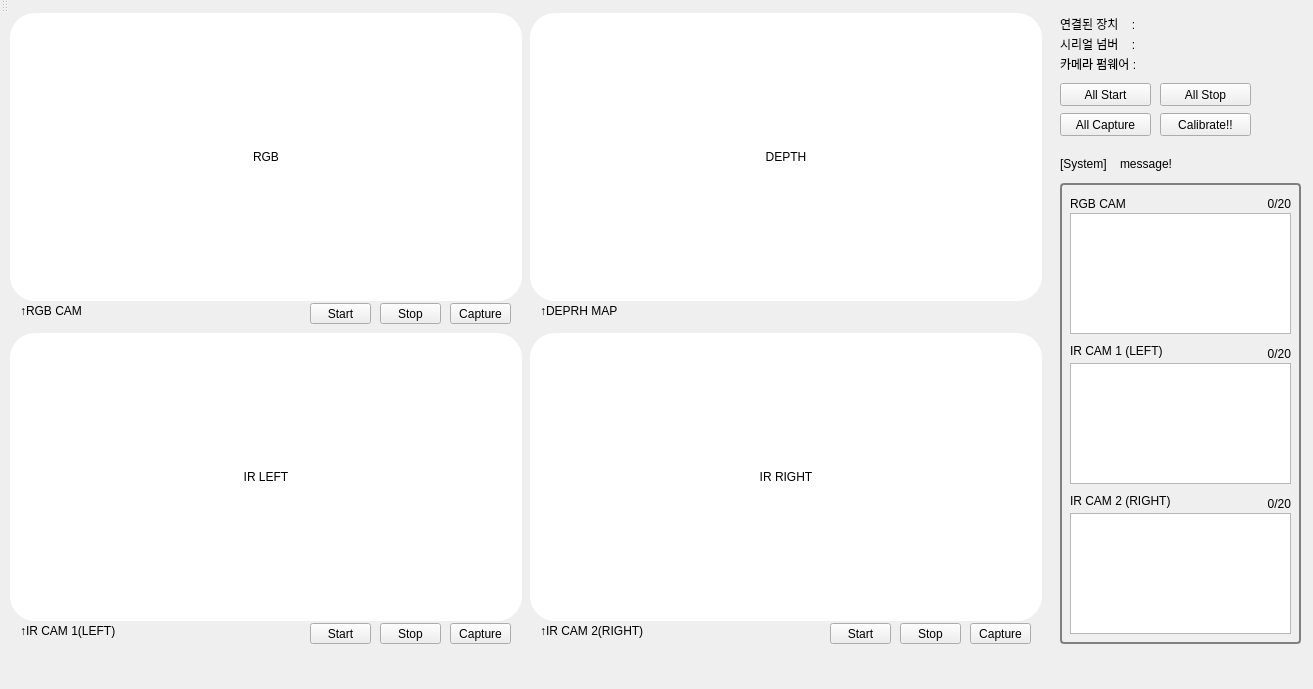
<?xml version="1.0" encoding="UTF-8"?>
<ui version="4.0">
 <class>CalibrationModule</class>
 <widget class="QMainWindow" name="CalibrationModule">
  <property name="geometry">
   <rect>
    <x>0</x>
    <y>0</y>
    <width>1313</width>
    <height>689</height>
   </rect>
  </property>
  <property name="windowTitle">
   <string>CalibrationModule</string>
  </property>
  <property name="styleSheet">
   <string notr="true">border-color: rgb(0, 0, 0);</string>
  </property>
  <widget class="QWidget" name="centralWidget">
   <widget class="QLabel" name="label">
    <property name="geometry">
     <rect>
      <x>20</x>
      <y>290</y>
      <width>71</width>
      <height>16</height>
     </rect>
    </property>
    <property name="styleSheet">
     <string notr="true"/>
    </property>
    <property name="text">
     <string>↑RGB CAM</string>
    </property>
   </widget>
   <widget class="QLabel" name="rgbLabel">
    <property name="geometry">
     <rect>
      <x>10</x>
      <y>0</y>
      <width>512</width>
      <height>288</height>
     </rect>
    </property>
    <property name="styleSheet">
     <string notr="true"> border-radius: 25px; background: white;</string>
    </property>
    <property name="text">
     <string>RGB</string>
    </property>
    <property name="textFormat">
     <enum>Qt::AutoText</enum>
    </property>
    <property name="alignment">
     <set>Qt::AlignCenter</set>
    </property>
   </widget>
   <widget class="QLabel" name="irRightLabel">
    <property name="geometry">
     <rect>
      <x>530</x>
      <y>320</y>
      <width>512</width>
      <height>288</height>
     </rect>
    </property>
    <property name="styleSheet">
     <string notr="true"> border-radius: 25px; background: white;</string>
    </property>
    <property name="text">
     <string>IR RIGHT</string>
    </property>
    <property name="alignment">
     <set>Qt::AlignCenter</set>
    </property>
   </widget>
   <widget class="QLabel" name="irLeftLabel">
    <property name="geometry">
     <rect>
      <x>10</x>
      <y>320</y>
      <width>512</width>
      <height>288</height>
     </rect>
    </property>
    <property name="styleSheet">
     <string notr="true"> border-radius: 25px; background: white;</string>
    </property>
    <property name="text">
     <string>IR LEFT</string>
    </property>
    <property name="alignment">
     <set>Qt::AlignCenter</set>
    </property>
   </widget>
   <widget class="QLabel" name="label_3">
    <property name="geometry">
     <rect>
      <x>540</x>
      <y>610</y>
      <width>111</width>
      <height>16</height>
     </rect>
    </property>
    <property name="styleSheet">
     <string notr="true"/>
    </property>
    <property name="text">
     <string>↑IR CAM 2(RIGHT)</string>
    </property>
   </widget>
   <widget class="QLabel" name="label_2">
    <property name="geometry">
     <rect>
      <x>20</x>
      <y>610</y>
      <width>111</width>
      <height>16</height>
     </rect>
    </property>
    <property name="styleSheet">
     <string notr="true"/>
    </property>
    <property name="text">
     <string>↑IR CAM 1(LEFT)</string>
    </property>
   </widget>
   <widget class="QLabel" name="depthLabel">
    <property name="geometry">
     <rect>
      <x>530</x>
      <y>0</y>
      <width>512</width>
      <height>288</height>
     </rect>
    </property>
    <property name="styleSheet">
     <string notr="true"> border-radius: 25px; background: white;</string>
    </property>
    <property name="text">
     <string>DEPTH</string>
    </property>
    <property name="textFormat">
     <enum>Qt::AutoText</enum>
    </property>
    <property name="alignment">
     <set>Qt::AlignCenter</set>
    </property>
   </widget>
   <widget class="QLabel" name="label_5">
    <property name="geometry">
     <rect>
      <x>540</x>
      <y>290</y>
      <width>81</width>
      <height>16</height>
     </rect>
    </property>
    <property name="styleSheet">
     <string notr="true"/>
    </property>
    <property name="text">
     <string>↑DEPRH MAP</string>
    </property>
   </widget>
   <widget class="QPushButton" name="rgbStart">
    <property name="geometry">
     <rect>
      <x>310</x>
      <y>290</y>
      <width>61</width>
      <height>21</height>
     </rect>
    </property>
    <property name="text">
     <string>Start</string>
    </property>
   </widget>
   <widget class="QPushButton" name="rgbStop">
    <property name="geometry">
     <rect>
      <x>380</x>
      <y>290</y>
      <width>61</width>
      <height>21</height>
     </rect>
    </property>
    <property name="text">
     <string>Stop</string>
    </property>
   </widget>
   <widget class="QPushButton" name="rgbCapture">
    <property name="geometry">
     <rect>
      <x>450</x>
      <y>290</y>
      <width>61</width>
      <height>21</height>
     </rect>
    </property>
    <property name="text">
     <string>Capture</string>
    </property>
   </widget>
   <widget class="QPushButton" name="leftStart">
    <property name="geometry">
     <rect>
      <x>310</x>
      <y>610</y>
      <width>61</width>
      <height>21</height>
     </rect>
    </property>
    <property name="text">
     <string>Start</string>
    </property>
   </widget>
   <widget class="QPushButton" name="leftCapture">
    <property name="geometry">
     <rect>
      <x>450</x>
      <y>610</y>
      <width>61</width>
      <height>21</height>
     </rect>
    </property>
    <property name="text">
     <string>Capture</string>
    </property>
   </widget>
   <widget class="QPushButton" name="leftStop">
    <property name="geometry">
     <rect>
      <x>380</x>
      <y>610</y>
      <width>61</width>
      <height>21</height>
     </rect>
    </property>
    <property name="text">
     <string>Stop</string>
    </property>
   </widget>
   <widget class="QPushButton" name="rightStart">
    <property name="geometry">
     <rect>
      <x>830</x>
      <y>610</y>
      <width>61</width>
      <height>21</height>
     </rect>
    </property>
    <property name="text">
     <string>Start</string>
    </property>
   </widget>
   <widget class="QPushButton" name="rightCapture">
    <property name="geometry">
     <rect>
      <x>970</x>
      <y>610</y>
      <width>61</width>
      <height>21</height>
     </rect>
    </property>
    <property name="text">
     <string>Capture</string>
    </property>
   </widget>
   <widget class="QPushButton" name="rightStop">
    <property name="geometry">
     <rect>
      <x>900</x>
      <y>610</y>
      <width>61</width>
      <height>21</height>
     </rect>
    </property>
    <property name="text">
     <string>Stop</string>
    </property>
   </widget>
   <widget class="QLabel" name="firmwareVer">
    <property name="geometry">
     <rect>
      <x>1160</x>
      <y>40</y>
      <width>141</width>
      <height>21</height>
     </rect>
    </property>
    <property name="text">
     <string/>
    </property>
   </widget>
   <widget class="QLabel" name="deviceFirmware">
    <property name="geometry">
     <rect>
      <x>1060</x>
      <y>40</y>
      <width>91</width>
      <height>21</height>
     </rect>
    </property>
    <property name="sizePolicy">
     <sizepolicy hsizetype="Preferred" vsizetype="Preferred">
      <horstretch>0</horstretch>
      <verstretch>0</verstretch>
     </sizepolicy>
    </property>
    <property name="text">
     <string>카메라 펌웨어 : </string>
    </property>
    <property name="alignment">
     <set>Qt::AlignLeading|Qt::AlignLeft|Qt::AlignVCenter</set>
    </property>
   </widget>
   <widget class="QLabel" name="label_6">
    <property name="geometry">
     <rect>
      <x>1070</x>
      <y>180</y>
      <width>81</width>
      <height>21</height>
     </rect>
    </property>
    <property name="text">
     <string>RGB CAM</string>
    </property>
   </widget>
   <widget class="QLabel" name="deviceName">
    <property name="geometry">
     <rect>
      <x>1060</x>
      <y>0</y>
      <width>91</width>
      <height>21</height>
     </rect>
    </property>
    <property name="sizePolicy">
     <sizepolicy hsizetype="Preferred" vsizetype="Preferred">
      <horstretch>0</horstretch>
      <verstretch>0</verstretch>
     </sizepolicy>
    </property>
    <property name="text">
     <string>연결된 장치    : </string>
    </property>
    <property name="alignment">
     <set>Qt::AlignLeading|Qt::AlignLeft|Qt::AlignVCenter</set>
    </property>
   </widget>
   <widget class="QPushButton" name="captrueImage">
    <property name="geometry">
     <rect>
      <x>1060</x>
      <y>100</y>
      <width>91</width>
      <height>23</height>
     </rect>
    </property>
    <property name="text">
     <string>All Capture</string>
    </property>
   </widget>
   <widget class="QPushButton" name="startStreaming">
    <property name="geometry">
     <rect>
      <x>1060</x>
      <y>70</y>
      <width>91</width>
      <height>23</height>
     </rect>
    </property>
    <property name="text">
     <string>All Start</string>
    </property>
   </widget>
   <widget class="QLabel" name="camName">
    <property name="geometry">
     <rect>
      <x>1160</x>
      <y>0</y>
      <width>141</width>
      <height>21</height>
     </rect>
    </property>
    <property name="text">
     <string/>
    </property>
   </widget>
   <widget class="QPushButton" name="stopStreaming">
    <property name="geometry">
     <rect>
      <x>1160</x>
      <y>70</y>
      <width>91</width>
      <height>23</height>
     </rect>
    </property>
    <property name="text">
     <string>All Stop</string>
    </property>
   </widget>
   <widget class="QLabel" name="label_4">
    <property name="geometry">
     <rect>
      <x>1070</x>
      <y>480</y>
      <width>111</width>
      <height>16</height>
     </rect>
    </property>
    <property name="text">
     <string>IR CAM 2 (RIGHT)</string>
    </property>
   </widget>
   <widget class="QLabel" name="label_8">
    <property name="geometry">
     <rect>
      <x>1070</x>
      <y>330</y>
      <width>111</width>
      <height>16</height>
     </rect>
    </property>
    <property name="text">
     <string>IR CAM 1 (LEFT)</string>
    </property>
   </widget>
   <widget class="QLabel" name="label_9">
    <property name="geometry">
     <rect>
      <x>1060</x>
      <y>170</y>
      <width>241</width>
      <height>461</height>
     </rect>
    </property>
    <property name="styleSheet">
     <string notr="true">border-radius: 4px;
border: 2px solid gray;
background-image: url(:/myImage.png);
</string>
    </property>
    <property name="text">
     <string/>
    </property>
   </widget>
   <widget class="QLabel" name="message">
    <property name="geometry">
     <rect>
      <x>1120</x>
      <y>140</y>
      <width>161</width>
      <height>21</height>
     </rect>
    </property>
    <property name="text">
     <string>message!</string>
    </property>
   </widget>
   <widget class="QLabel" name="label_7">
    <property name="geometry">
     <rect>
      <x>1060</x>
      <y>140</y>
      <width>61</width>
      <height>21</height>
     </rect>
    </property>
    <property name="text">
     <string>[System]</string>
    </property>
   </widget>
   <widget class="QLabel" name="deviceFirmware_2">
    <property name="geometry">
     <rect>
      <x>1060</x>
      <y>20</y>
      <width>91</width>
      <height>21</height>
     </rect>
    </property>
    <property name="sizePolicy">
     <sizepolicy hsizetype="Preferred" vsizetype="Preferred">
      <horstretch>0</horstretch>
      <verstretch>0</verstretch>
     </sizepolicy>
    </property>
    <property name="text">
     <string>시리얼 넘버    : </string>
    </property>
    <property name="alignment">
     <set>Qt::AlignLeading|Qt::AlignLeft|Qt::AlignVCenter</set>
    </property>
   </widget>
   <widget class="QLabel" name="serialNum">
    <property name="geometry">
     <rect>
      <x>1160</x>
      <y>20</y>
      <width>141</width>
      <height>21</height>
     </rect>
    </property>
    <property name="text">
     <string/>
    </property>
   </widget>
   <widget class="QLabel" name="rgbCount">
    <property name="geometry">
     <rect>
      <x>1210</x>
      <y>180</y>
      <width>81</width>
      <height>21</height>
     </rect>
    </property>
    <property name="text">
     <string>0/20</string>
    </property>
    <property name="alignment">
     <set>Qt::AlignRight|Qt::AlignTrailing|Qt::AlignVCenter</set>
    </property>
   </widget>
   <widget class="QLabel" name="leftCount">
    <property name="geometry">
     <rect>
      <x>1210</x>
      <y>330</y>
      <width>81</width>
      <height>21</height>
     </rect>
    </property>
    <property name="text">
     <string>0/20</string>
    </property>
    <property name="alignment">
     <set>Qt::AlignRight|Qt::AlignTrailing|Qt::AlignVCenter</set>
    </property>
   </widget>
   <widget class="QLabel" name="rightCount">
    <property name="geometry">
     <rect>
      <x>1210</x>
      <y>480</y>
      <width>81</width>
      <height>21</height>
     </rect>
    </property>
    <property name="text">
     <string>0/20</string>
    </property>
    <property name="alignment">
     <set>Qt::AlignRight|Qt::AlignTrailing|Qt::AlignVCenter</set>
    </property>
   </widget>
   <widget class="QPushButton" name="startCalibration">
    <property name="geometry">
     <rect>
      <x>1160</x>
      <y>100</y>
      <width>91</width>
      <height>23</height>
     </rect>
    </property>
    <property name="text">
     <string>Calibrate!!</string>
    </property>
   </widget>
   <widget class="QListWidget" name="rgbCaptureList">
    <property name="geometry">
     <rect>
      <x>1070</x>
      <y>200</y>
      <width>221</width>
      <height>121</height>
     </rect>
    </property>
   </widget>
   <widget class="QListWidget" name="ir1CaptureList">
    <property name="geometry">
     <rect>
      <x>1070</x>
      <y>350</y>
      <width>221</width>
      <height>121</height>
     </rect>
    </property>
   </widget>
   <widget class="QListWidget" name="ir2CaptureList">
    <property name="geometry">
     <rect>
      <x>1070</x>
      <y>500</y>
      <width>221</width>
      <height>121</height>
     </rect>
    </property>
   </widget>
   <zorder>label_9</zorder>
   <zorder>label</zorder>
   <zorder>rgbLabel</zorder>
   <zorder>irRightLabel</zorder>
   <zorder>irLeftLabel</zorder>
   <zorder>label_3</zorder>
   <zorder>label_2</zorder>
   <zorder>depthLabel</zorder>
   <zorder>label_5</zorder>
   <zorder>rgbStart</zorder>
   <zorder>rgbStop</zorder>
   <zorder>rgbCapture</zorder>
   <zorder>leftStart</zorder>
   <zorder>leftCapture</zorder>
   <zorder>leftStop</zorder>
   <zorder>rightStart</zorder>
   <zorder>rightCapture</zorder>
   <zorder>rightStop</zorder>
   <zorder>firmwareVer</zorder>
   <zorder>deviceFirmware</zorder>
   <zorder>label_6</zorder>
   <zorder>deviceName</zorder>
   <zorder>captrueImage</zorder>
   <zorder>startStreaming</zorder>
   <zorder>camName</zorder>
   <zorder>stopStreaming</zorder>
   <zorder>label_4</zorder>
   <zorder>label_8</zorder>
   <zorder>message</zorder>
   <zorder>label_7</zorder>
   <zorder>deviceFirmware_2</zorder>
   <zorder>serialNum</zorder>
   <zorder>rgbCount</zorder>
   <zorder>leftCount</zorder>
   <zorder>rightCount</zorder>
   <zorder>startCalibration</zorder>
   <zorder>rgbCaptureList</zorder>
   <zorder>ir1CaptureList</zorder>
   <zorder>ir2CaptureList</zorder>
  </widget>
  <widget class="QMenuBar" name="menuBar">
   <property name="geometry">
    <rect>
     <x>0</x>
     <y>0</y>
     <width>1313</width>
     <height>21</height>
    </rect>
   </property>
  </widget>
  <widget class="QToolBar" name="mainToolBar">
   <attribute name="toolBarArea">
    <enum>TopToolBarArea</enum>
   </attribute>
   <attribute name="toolBarBreak">
    <bool>false</bool>
   </attribute>
  </widget>
  <widget class="QStatusBar" name="statusBar"/>
 </widget>
 <layoutdefault spacing="6" margin="11"/>
 <resources>
  <include location="CalibrationModule.qrc"/>
 </resources>
 <connections/>
</ui>
